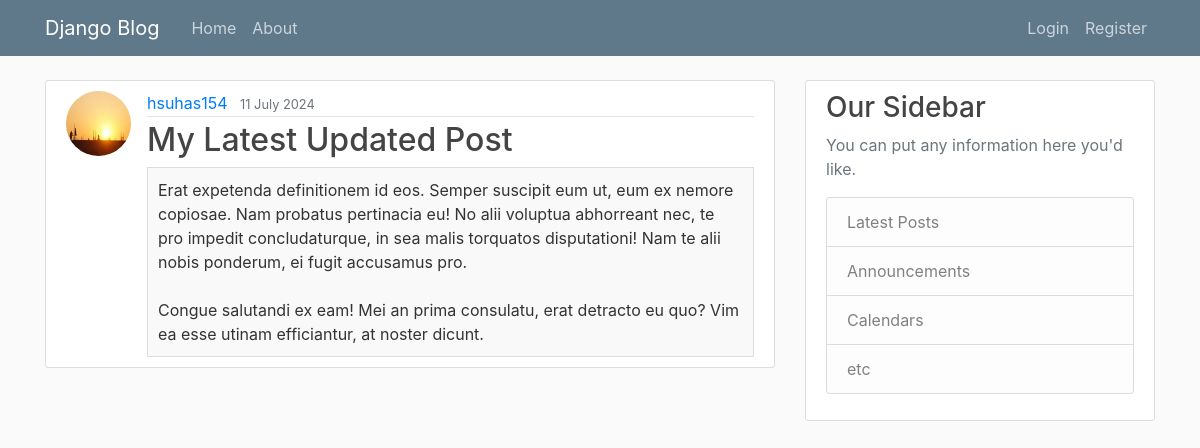
The page /post/29/ on the database its author committed.
### blog/models.py (models this page shows, shortened)
class Post(models.Model):
    title = models.CharField(max_length = 100)
    content = models.TextField()
    date_posted = models.DateTimeField(default = timezone.now)
    author = models.ForeignKey(User, on_delete = models.CASCADE)

### users/models.py (models this page shows, shortened)
class Profile(models.Model):
    user = models.OneToOneField(User, on_delete=models.CASCADE)
    image = models.ImageField(default='default.jpg', upload_to='profile_pics')

### blog/views.py (the view)
# urls.py: path('post/<int:pk>/', PostDetailView.as_view(), name = 'post-detail'),
class PostDetailView(DetailView): # Don't Copy
    model = Post

### blog/templates/blog/post_detail.html (shortened to what this page needs)
{% extends "blog/base.html" %}
{% block content %}
    <article class="media content-section">
        <img class="rounded-circle article-img" src="{{ object.author.profile.image.url }}">
        <div class="media-body">
            <div class="article-metadata">
                <a class="mr-2" href="{% url 'user-posts' object.author.username %}">{{ object.author }}</a>
                <small class="text-muted">{{ object.date_posted|date:"d F Y" }}</small>
            </div>
            <h2 class="article-title">{{ object.title }}</h2>
            <div class="article-content">{{ object.content }}</div>
        </div>
    </article>
{% endblock content %}

### blog/static/blog/main.css (style rules this page uses)
body { background: #fafafa; color: #333333; margin-top: 5rem; }
h1, h2, h3, h4, h5, h6 { color: #444444; }
.content-section { background: #ffffff; padding: 10px 20px; border: 1px solid #dddddd; border-radius: 3px; margin-bottom: 20px; }
.article-title { color: #444444; }
.article-content { white-space: pre-line; max-height: 500px; overflow-y: auto; padding: 10px; border: 1px solid #ddd; background-color: #f9f9f9; }
.article-img { height: 65px; width: 65px; margin-right: 16px; }
.article-metadata { padding-bottom: 1px; margin-bottom: 4px; border-bottom: 1px solid #e3e3e3 }

### rows shown on the page
Post: author.profile.image (picture), author "hsuhas154", date_posted "11 July 2024", title "My Latest Updated Post", content "Erat expetenda definitionem id eos. Semper suscipit eum ut, eum ex nemore copiosae. Nam probatus pertinacia eu! No alii voluptua abhorreant nec, te pro impedit concludaturque, in sea malis torquatos disputationi! Nam te alii nobis ponderum, ei fugit accusamus pro. Congue salutandi ex eam! Mei an prima consulatu, erat detracto eu quo? Vim ea esse utinam efficiantur, at noster dicunt."
